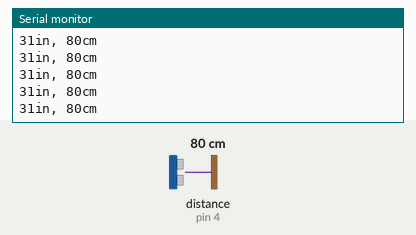
This sketch was run on a simulated Arduino Uno, built with avr-gcc and run on an emulated ATmega328P. On the bench: the last lines printed to the serial monitor. Wiring (inferred from the names in the program): ultrasonic range finder: trigger pin 2; echo pin 4. Inputs (shaded band) come from the test bench; at power-on: distance to the obstacle (sensor on pin 4) 80 cm. The echo pulse lasts 58.3 µs per cm.

Above: at 1.2 s.
1.3 s: distance to the obstacle (sensor on pin 4) set to 2 cm
At 1.38 s:
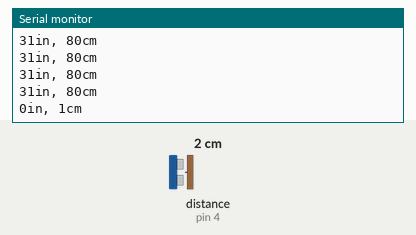
4.3 s: distance to the obstacle (sensor on pin 4) set to 4 cm
At 4.3 s:
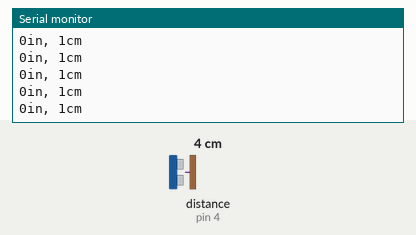
5.8 s: distance to the obstacle (sensor on pin 4) set to 35 cm
At 5.82 s:
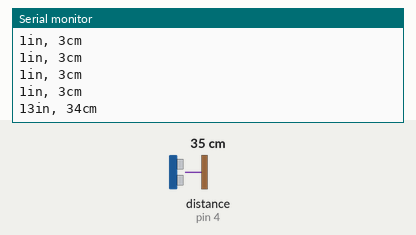
Timing chart, 0 to 8.8 s (numbered marks = the images above; inputs shaded):
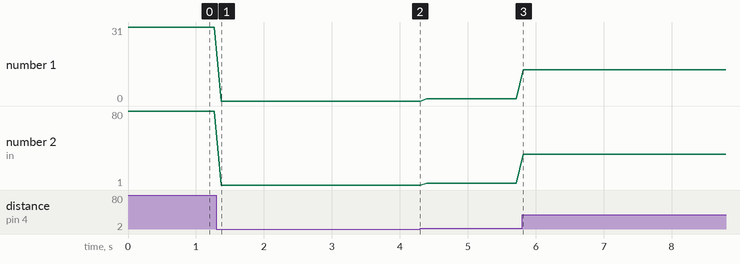

The sketch:

Ultrasonic_Test.ino
```cpp
/* HC-SR04 Sensor

   This sketch reads a HC-SR04 ultrasonic rangefinder and returns the
   distance to the closest object in range. To do this, it sends a pulse
   to the sensor to initiate a reading, then listens for a pulse
   to return.  The length of the returning pulse is proportional to
   the distance of the object from the sensor.

   The circuit:
  * VCC connection of the sensor attached to +5V
  * GND connection of the sensor attached to ground
  * TRIG connection of the sensor attached to digital pin 2
  * ECHO connection of the sensor attached to digital pin 4


 */


const int trigPin = 2;
const int echoPin = 4;

void setup() {
  // initialize serial communication:
  Serial.begin(9600);

  pinMode(trigPin, OUTPUT); //Initializing trigPin as Output pin.
  pinMode(echoPin, INPUT); //Initializing echoPin as Input pin.
}

void loop()
{
  // Variables used:
  long duration, inches, cm;

  digitalWrite(trigPin, LOW); //low pulse first to ensure a clean high pulse.
  delayMicroseconds(2);

  digitalWrite(trigPin, HIGH);
  delayMicroseconds(10);

  digitalWrite(trigPin, LOW);

  // Read the signal from the sensor: a HIGH pulse whose
  // duration is the time (in microseconds) from the sending
  // of the ping to the reception of its echo off of an object.

  duration = pulseIn(echoPin, HIGH);

  // convert the time into a distance
  inches = microsecondsToInches(duration);
  cm = microsecondsToCentimeters(duration);

  Serial.print(inches);
  Serial.print("in, ");
  Serial.print(cm);
  Serial.print("cm");
  Serial.println();

  delay(100);
}

long microsecondsToInches(long microseconds)
{
  return microseconds / 74 / 2;
}

long microsecondsToCentimeters(long microseconds)
{
  return microseconds / 29 / 2;
}
```

Measured:
- after the input at 1.3 s, the serial monitor: prints a new line after 0.07 s (image 1)
- after the input at 5.8 s, the serial monitor: prints a new line at once (image 3)
- plotted number 1: 31 → 0 after the input at 1.3 s, 1 → 13 after the input at 5.8 s
- plotted number 2: 80 → 1 after the input at 1.3 s, 1 → 3 after the input at 4.3 s, 3 → 34 after the input at 5.8 s
